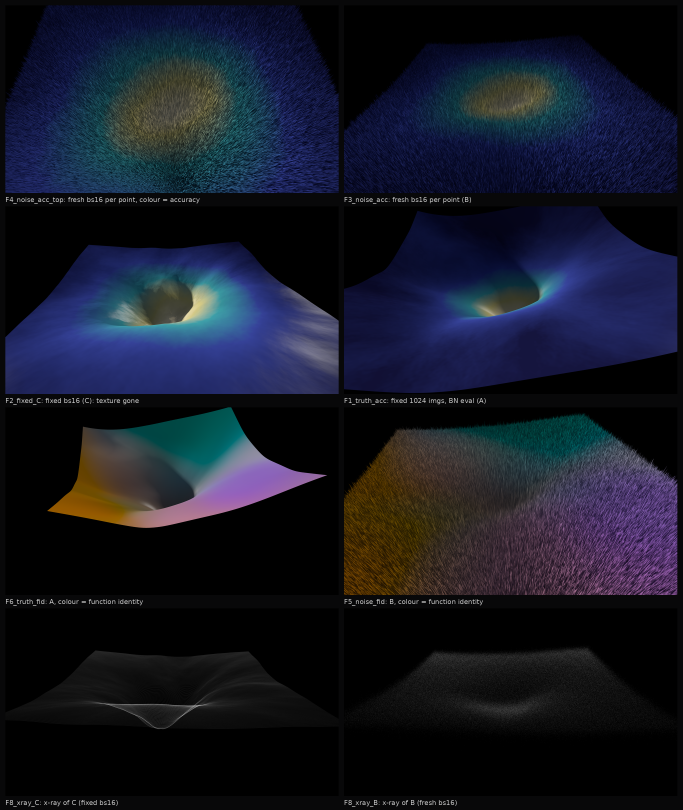
#> input picture art/dense-landscape/gallery/contact_sheet.png, 2048 x 2428 px, found by its file name (shown at 1/3 size)
$ python contact.py ../dense-landscape/gallery/contact_sheet.png
#> lines starting #> are read from the running program, lines starting #| are printed output that depends on the picture
### art/palimpsest/look.py
"""Declared aesthetic choices, in one place.

normal light : ink density d (the network's output, clipped to [0,1]) laid on vellum as iron-gall
               sepia: rgb = vellum * (1 - d) + ink * d.
pseudocolour : the Archimedes Palimpsest imaging trick. Two exposures: one that shows only the
               over-text (here: page B itself, which the reader of the palimpsest can see), and one
               that shows everything the network holds (its output). The first drives the red
               channel, the second green and blue. Where both have ink: near-black. Where only the
               network has ink (the ghost of A): red. Where B has ink the network has not yet
               written: blue-green. The gain on (output - B), when used, is stated on every plate.
"""
import numpy as np
from PIL import Image, ImageDraw, ImageFont

VELLUM = np.array([238, 226, 200], np.float32) / 255  # warm calf vellum
INK = np.array([52, 34, 22], np.float32) / 255        # iron-gall sepia
RED_DEPTH = 0.88                                      # how dark full density prints in pseudocolour

SERIF = "/usr/share/fonts/opentype/urw-base35/P052-Roman.otf"
SERIF_I = "/usr/share/fonts/opentype/urw-base35/P052-Italic.otf"


def normal(d):
    d = np.clip(np.asarray(d, np.float32), 0, 1)[..., None]
    return VELLUM * (1 - d) + INK * d


# [15 lines left out: functions pseudo, ghost_ink, not called in this run]


def to_img(rgb):
    return Image.fromarray((np.clip(rgb, 0, 1) * 255 + 0.5).astype(np.uint8))


def up(rgb, k):
    """Nearest-neighbour enlargement: one network sample becomes k x k print pixels (no invented detail)."""
    return np.repeat(np.repeat(rgb, k, 0), k, 1)


def font(size, italic=False):
    return ImageFont.truetype(SERIF_I if italic else SERIF, size)


def sheet(w, h):
    return Image.new("RGB", (w, h), tuple(int(255 * v) for v in VELLUM))


def text(img, xy, s, size, italic=False, fill=None, anchor="la"):
    fill = fill or tuple(int(255 * v) for v in INK)
    ImageDraw.Draw(img).text(xy, s, font=font(size, italic), fill=fill, anchor=anchor)


MADDER = np.array([158, 38, 28], np.float32) / 255   # red ink for the part of the output page B lacks


# [18 lines left out: functions two_ink, normal_bl, not called in this run]

### art/palimpsest/contact.py
"""gallery/contact_sheet.png: the best plates, scaled to a common height, on vellum."""
import os
import sys

from PIL import Image

import look

HERE = os.path.dirname(os.path.abspath(__file__))
G = os.path.join(HERE, "gallery")


def main(names, out=os.path.join(G, "contact_sheet.png"), cols=3, cell=900, pad=40):
#> called with out = 'art/palimpsest/gallery/contact_sheet.png', cols = 3, cell = 900, pad = 40
    ims = [Image.open(os.path.join(G, n)).convert("RGB") for n in names]
    rows = (len(ims) + cols - 1) // cols
#> rows = 1
    W = cols * cell + (cols + 1) * pad
    H = rows * cell + (rows + 1) * pad + 60
#> H = 1040
    sheet = look.sheet(W, H)
#> in sheet, `return Image.new("RGB", (w, h), tuple(int(255 * v) for v in VELLUM))`:
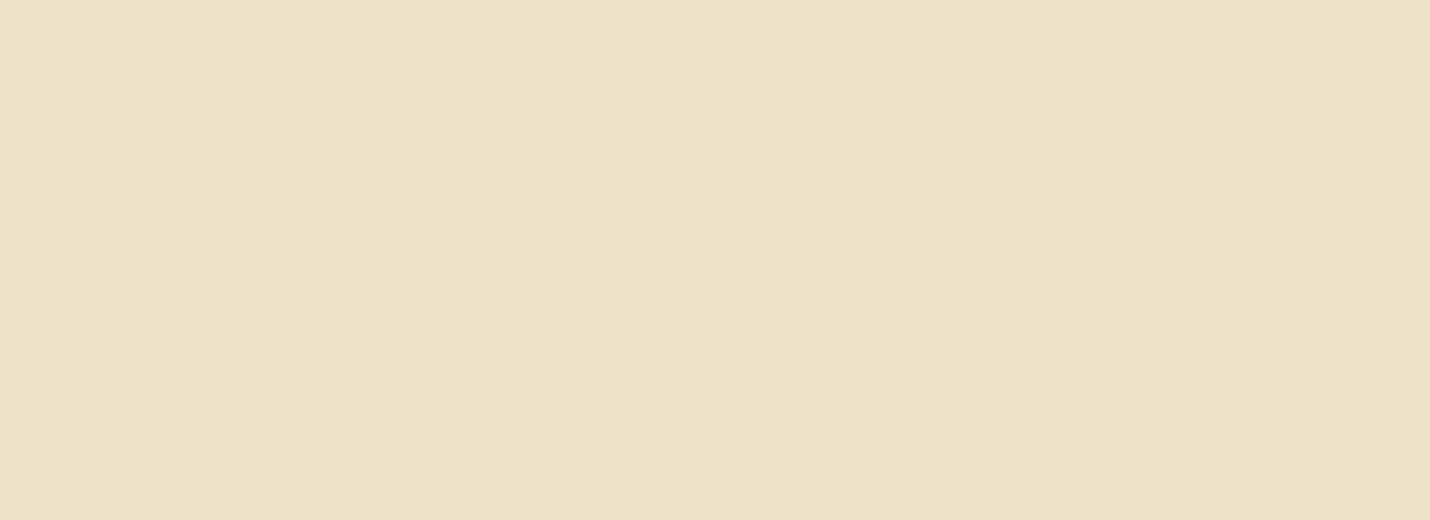
#> returned value: PIL image 2860x1040 RGB (shown at 1/2 size); mean R, G, B 238, 226, 200
    look.text(sheet, (pad, 18), "Palimpsest — contact sheet", 30)
    for i, im in enumerate(ims):
        r, c = divmod(i, cols)
        im.thumbnail((cell, cell), Image.LANCZOS)
        x = pad + c * (cell + pad) + (cell - im.width) // 2
        y = 60 + pad + r * (cell + pad) + (cell - im.height) // 2
        sheet.paste(im, (x, y))
#> this loop made 1 pass
#> (r, c, x, y) on pass 1: (0, 0, 110, 100)
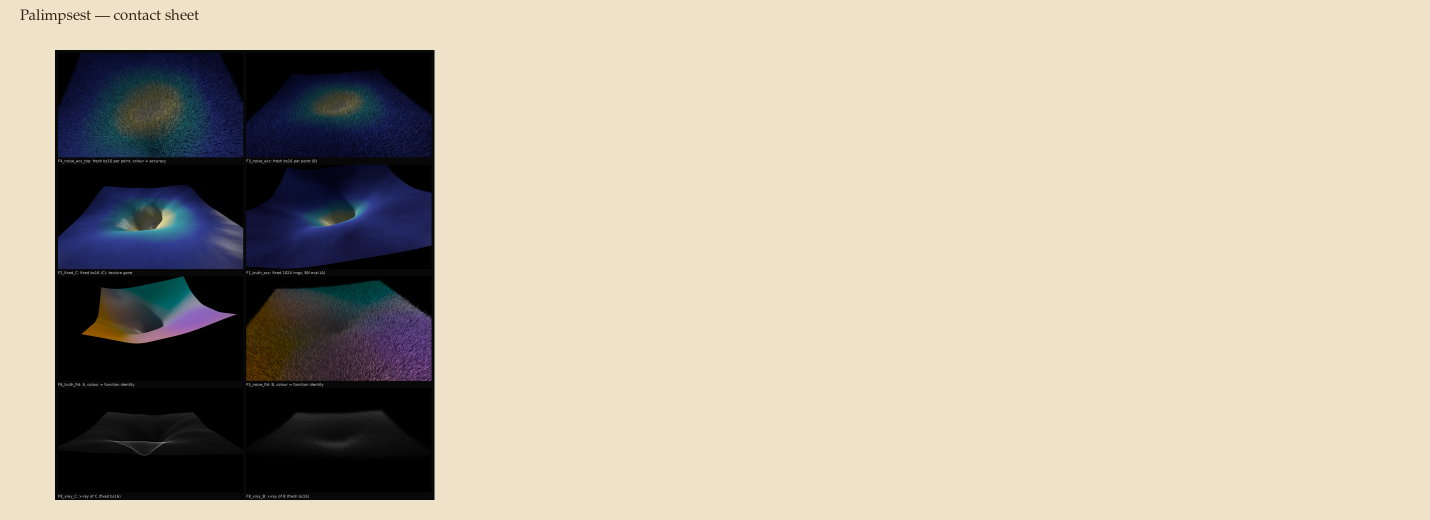
#> sheet: PIL image 2860x1040 RGB (shown at 1/2 size); mean R, G, B 188.1, 179.6, 162.6
    sheet.save(out)
    print(out, sheet.size)
#| art/palimpsest/gallery/contact_sheet.png (2860, 1040)


if __name__ == "__main__":
    main(sys.argv[1:])

$ run again, with art/dense-landscape/gallery/F3_noise_acc.jpg saved as art/dense-landscape/gallery/contact_sheet.png
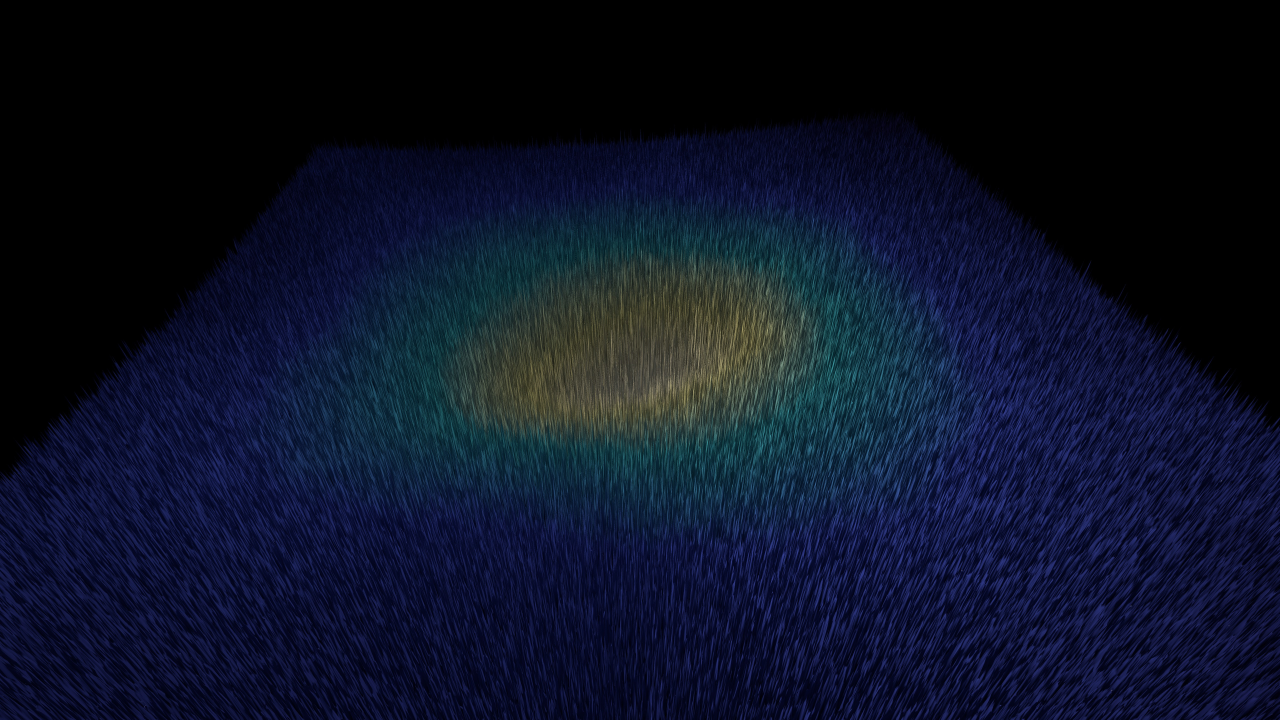
#> input picture art/dense-landscape/gallery/F3_noise_acc.jpg, 5120 x 2880 px, found by its file name (shown at 1/4 size)
#> rows = 1
#> H = 1040
#> the loop in main, `for i, im in enumerate(ims):` made 1 pass
#> (r, c, x, y) on pass 1: (0, 0, 40, 297)
#> after the loop in main, `for i, im in enumerate(ims):`:
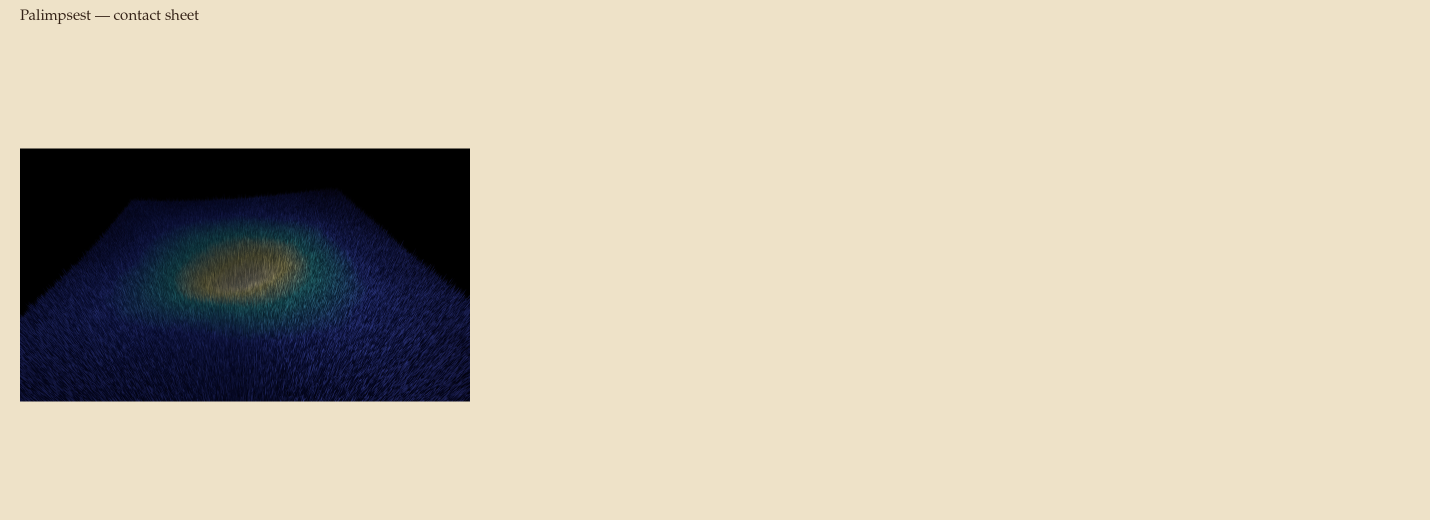
#> sheet: PIL image 2860x1040 RGB (shown at 1/2 size); mean R, G, B 203.3, 194.1, 175.1
#| art/palimpsest/gallery/contact_sheet.png (2860, 1040)

$ run again, with art/dense-landscape/gallery/F5_noise_fid.jpg saved as art/dense-landscape/gallery/contact_sheet.png
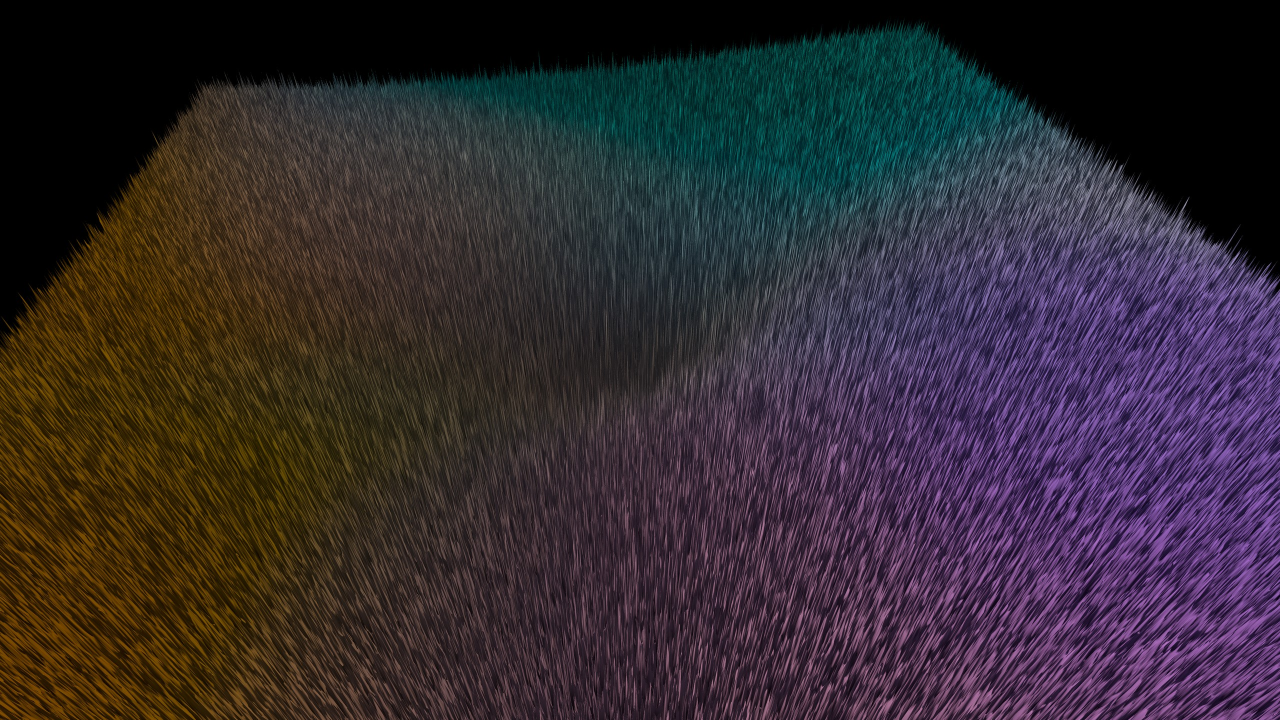
#> input picture art/dense-landscape/gallery/F5_noise_fid.jpg, 2560 x 1440 px, found by its file name (shown at 1/2 size)
#> rows = 1
#> H = 1040
#> the loop in main, `for i, im in enumerate(ims):` made 1 pass
#> (r, c, x, y) on pass 1: (0, 0, 40, 297)
#> after the loop in main, `for i, im in enumerate(ims):`:
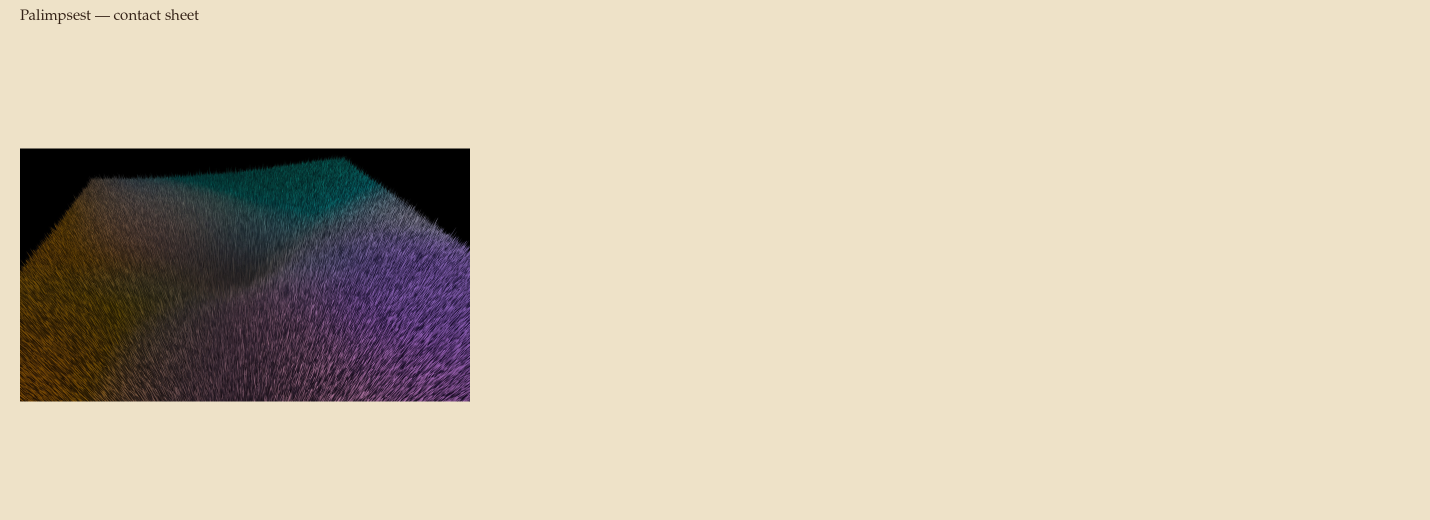
#> sheet: PIL image 2860x1040 RGB (shown at 1/2 size); mean R, G, B 209.4, 197.9, 176.8
#| art/palimpsest/gallery/contact_sheet.png (2860, 1040)

$ run again, with art/dense-landscape/gallery/F7_noise_acc_top_sub4.jpg saved as art/dense-landscape/gallery/contact_sheet.png
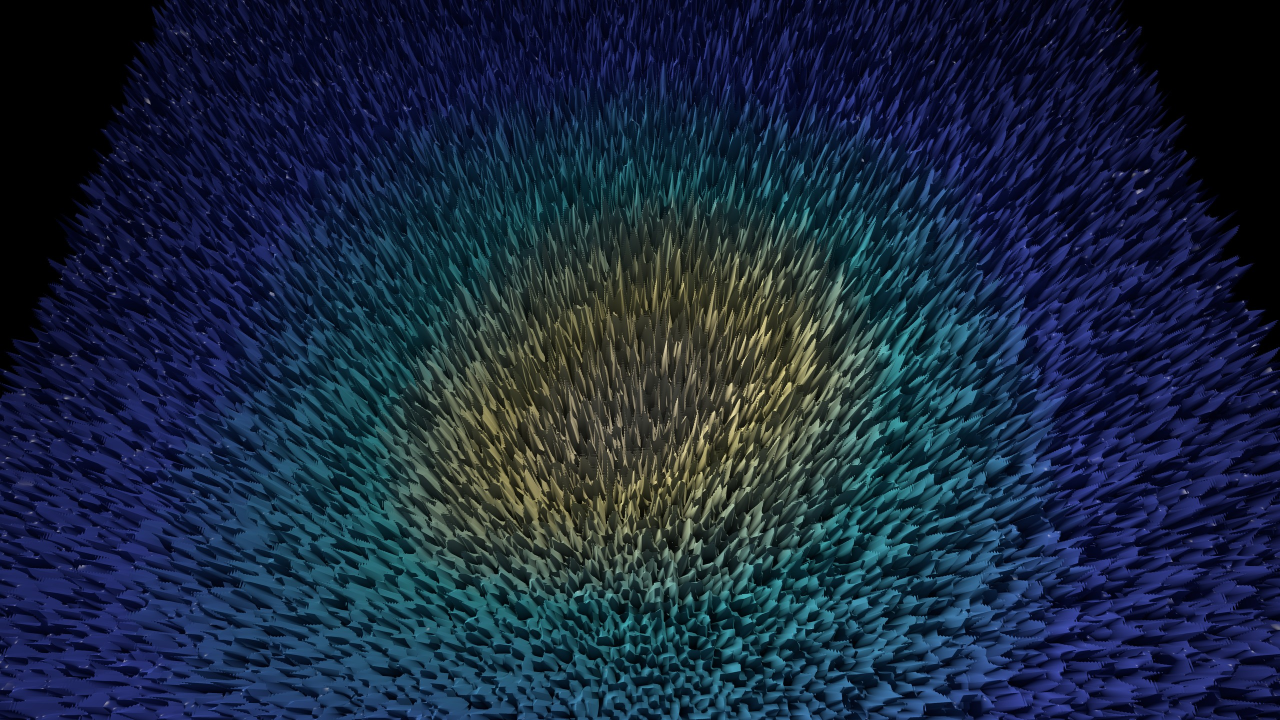
#> input picture art/dense-landscape/gallery/F7_noise_acc_top_sub4.jpg, 2560 x 1440 px, found by its file name (shown at 1/2 size)
#> rows = 1
#> H = 1040
#> the loop in main, `for i, im in enumerate(ims):` made 1 pass
#> (r, c, x, y) on pass 1: (0, 0, 40, 297)
#> after the loop in main, `for i, im in enumerate(ims):`:
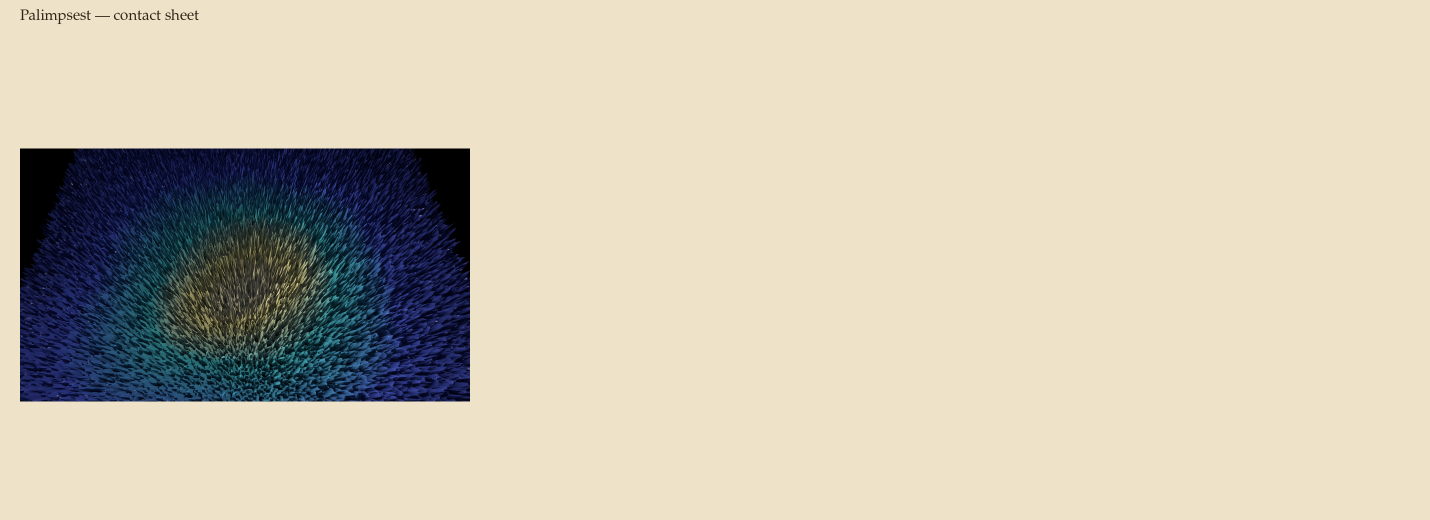
#> sheet: PIL image 2860x1040 RGB (shown at 1/2 size); mean R, G, B 205.3, 197.4, 178.8
#| art/palimpsest/gallery/contact_sheet.png (2860, 1040)
